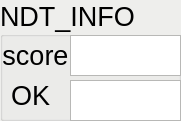
     <widget class="QGroupBox" name="gb2_ndt_info">
      <property name="enabled">
       <bool>true</bool>
      </property>
      <property name="geometry">
       <rect>
        <x>340</x>
        <y>230</y>
        <width>181</width>
        <height>121</height>
       </rect>
      </property>
      <property name="palette">
       <palette>
        <active>
         <colorrole role="Base">
          <brush brushstyle="SolidPattern">
           <color alpha="255">
            <red>255</red>
            <green>255</green>
            <blue>255</blue>
           </color>
          </brush>
         </colorrole>
         <colorrole role="Window">
          <brush brushstyle="SolidPattern">
           <color alpha="255">
            <red>238</red>
            <green>238</green>
            <blue>236</blue>
           </color>
          </brush>
         </colorrole>
        </active>
        <inactive>
         <colorrole role="Base">
          <brush brushstyle="SolidPattern">
           <color alpha="255">
            <red>255</red>
            <green>255</green>
            <blue>255</blue>
           </color>
          </brush>
         </colorrole>
         <colorrole role="Window">
          <brush brushstyle="SolidPattern">
           <color alpha="255">
            <red>238</red>
            <green>238</green>
            <blue>236</blue>
           </color>
          </brush>
         </colorrole>
        </inactive>
        <disabled>
         <colorrole role="Base">
          <brush brushstyle="SolidPattern">
           <color alpha="255">
            <red>238</red>
            <green>238</green>
            <blue>236</blue>
           </color>
          </brush>
         </colorrole>
         <colorrole role="Window">
          <brush brushstyle="SolidPattern">
           <color alpha="255">
            <red>238</red>
            <green>238</green>
            <blue>236</blue>
           </color>
          </brush>
         </colorrole>
        </disabled>
       </palette>
      </property>
      <property name="font">
       <font>
        <pointsize>20</pointsize>
       </font>
      </property>
      <property name="autoFillBackground">
       <bool>true</bool>
      </property>
      <property name="title">
       <string>NDT_INFO</string>
      </property>
      <widget class="QLabel" name="lb2_ndt_score">
       <property name="geometry">
        <rect>
         <x>0</x>
         <y>40</y>
         <width>71</width>
         <height>31</height>
        </rect>
       </property>
       <property name="font">
        <font>
         <pointsize>20</pointsize>
        </font>
       </property>
       <property name="cursor">
        <cursorShape>SplitVCursor</cursorShape>
       </property>
       <property name="text">
        <string>score</string>
       </property>
       <property name="scaledContents">
        <bool>false</bool>
       </property>
       <property name="alignment">
        <set>Qt::AlignCenter</set>
       </property>
      </widget>
      <widget class="QTextEdit" name="tx2_ndt_score">
       <property name="geometry">
        <rect>
         <x>70</x>
         <y>35</y>
         <width>111</width>
         <height>41</height>
        </rect>
       </property>
       <property name="font">
        <font>
         <pointsize>20</pointsize>
        </font>
       </property>
       <property name="autoFillBackground">
        <bool>true</bool>
       </property>
       <property name="lineWidth">
        <number>0</number>
       </property>
       <property name="verticalScrollBarPolicy">
        <enum>Qt::ScrollBarAlwaysOff</enum>
       </property>
       <property name="horizontalScrollBarPolicy">
        <enum>Qt::ScrollBarAlwaysOff</enum>
       </property>
       <property name="readOnly">
        <bool>true</bool>
       </property>
       <property name="textInteractionFlags">
        <set>Qt::TextSelectableByMouse</set>
       </property>
      </widget>
      <widget class="QLabel" name="lb2_ndt_OK">
       <property name="geometry">
        <rect>
         <x>0</x>
         <y>80</y>
         <width>61</width>
         <height>31</height>
        </rect>
       </property>
       <property name="font">
        <font>
         <pointsize>20</pointsize>
        </font>
       </property>
       <property name="cursor">
        <cursorShape>SplitVCursor</cursorShape>
       </property>
       <property name="text">
        <string>OK</string>
       </property>
       <property name="scaledContents">
        <bool>false</bool>
       </property>
       <property name="alignment">
        <set>Qt::AlignCenter</set>
       </property>
      </widget>
      <widget class="QTextEdit" name="tx2_ndt_ok">
       <property name="geometry">
        <rect>
         <x>70</x>
         <y>80</y>
         <width>111</width>
         <height>41</height>
        </rect>
       </property>
       <property name="font">
        <font>
         <pointsize>20</pointsize>
        </font>
       </property>
       <property name="autoFillBackground">
        <bool>true</bool>
       </property>
       <property name="lineWidth">
        <number>0</number>
       </property>
       <property name="verticalScrollBarPolicy">
        <enum>Qt::ScrollBarAlwaysOff</enum>
       </property>
       <property name="horizontalScrollBarPolicy">
        <enum>Qt::ScrollBarAlwaysOff</enum>
       </property>
       <property name="readOnly">
        <bool>true</bool>
       </property>
       <property name="textInteractionFlags">
        <set>Qt::TextSelectableByMouse</set>
       </property>
      </widget>
     </widget>
